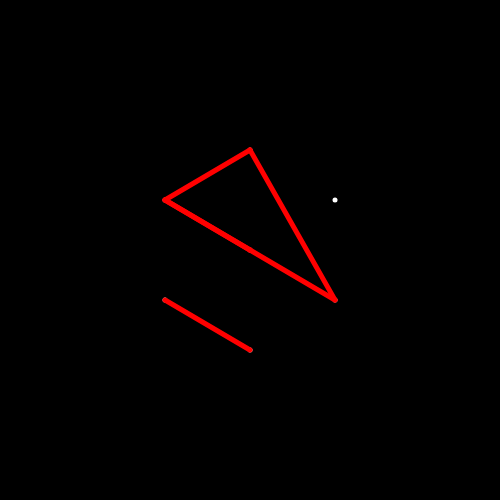
Frame 1 (no input)
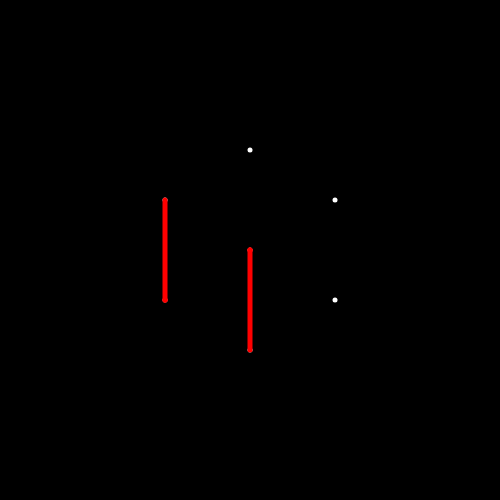
Frame 60 (no input)
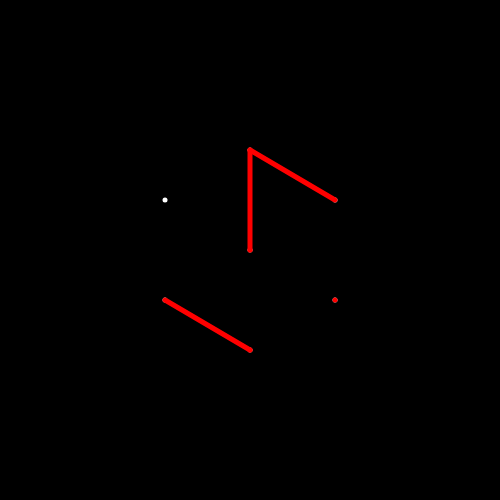
Frame 120 (the mouse pressed at the canvas centre since frame 60)

The p5.js sketch that drew these frames (run headless with seeded random() and noise() and a simulated clock; from frame 60 on, the mouse is pressed at the canvas centre):

// p5.js sketch
// ── sketch.js
let points = [];
let lineStart = 0;
let lineEnd = 0;

function setup() {
  createCanvas(500, 500);

  points = [
    createVector(0,0),
    createVector(0,-100),
    createVector(85,50),
    createVector(-85,50),
    createVector(0,100),
    createVector(-85,-50),
    createVector(85,-50),
  ];
  
}

function draw() {
  background(0);
  translate(width/2, height/2);
  stroke(255);
  strokeWeight(5);
  for (let i = 0; i < points.length; i++) {
    point(points[i].x, points[i].y);
  }
  stroke(255,0,0);
  line(points[lineStart].x,points[lineStart].y,points[lineEnd].x,points[lineEnd].y);

  let lineAmount = floor(random(1,9));
  for (let i = 0; i <lineAmount; i++) {
    let start = floor(random(points.length));
    let end = floor(random(points.length));
    line(points[start].x, points[start].y, points[end].x, points[end].y);
  }
}

function mousePressed() {
  lineStart = floor(random(points.length));
  lineEnd = floor(random(points.length));
}
